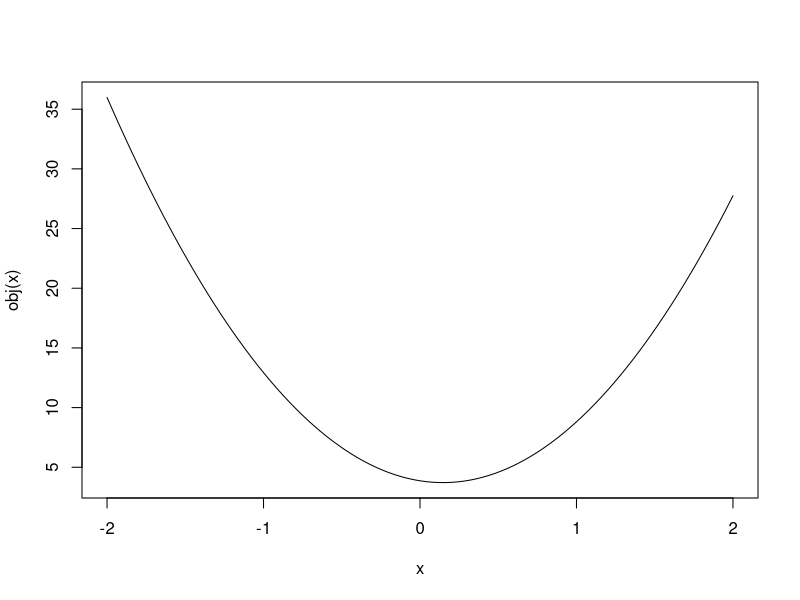

Recreate this plot in R.
## ---- chunk 1
x <- c(0.18, -1.54, 0.42, 0.95)
## ---- chunk 2
w <- c(2, 1, 3, 1)
## ---- chunk 3
values <- (0.18 + 0.18 - 1.54 + 0.42 + 0.42 + 0.42 + 0.95)
numberElements <- 7
mu <- values / numberElements
mu
## ---- chunk 4
mu <- sum(x*w) / sum(w)
mu
## ---- chunk 5
optimize( function(u){ sum(w*(x-u)^2) }, interval=c(-100,100))
## ---- chunk 6
obj <- function(U){sapply(U, function(u) sum(w*(x-u)^2))}
curve(obj, from=-2, to=2)
